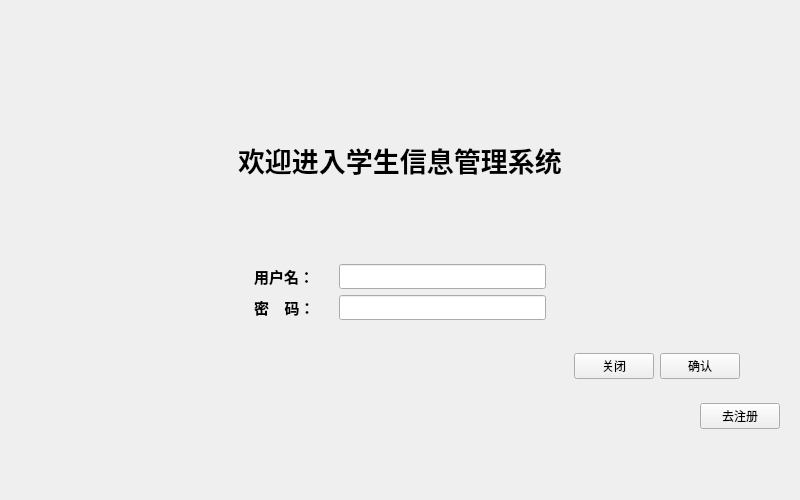
<?xml version="1.0" encoding="UTF-8"?>
<ui version="4.0">
 <class>Welcome_W</class>
 <widget class="QWidget" name="Welcome_W">
  <property name="geometry">
   <rect>
    <x>0</x>
    <y>0</y>
    <width>800</width>
    <height>500</height>
   </rect>
  </property>
  <property name="sizePolicy">
   <sizepolicy hsizetype="Fixed" vsizetype="Fixed">
    <horstretch>0</horstretch>
    <verstretch>0</verstretch>
   </sizepolicy>
  </property>
  <property name="minimumSize">
   <size>
    <width>800</width>
    <height>500</height>
   </size>
  </property>
  <property name="maximumSize">
   <size>
    <width>800</width>
    <height>500</height>
   </size>
  </property>
  <property name="windowTitle">
   <string>学生信息管理系统</string>
  </property>
  <property name="windowIcon">
   <iconset resource="res.qrc">
    <normaloff>:/my_app_ico.ico</normaloff>:/my_app_ico.ico</iconset>
  </property>
  <layout class="QVBoxLayout" name="verticalLayout_3">
   <item>
    <spacer name="verticalSpacer_3">
     <property name="orientation">
      <enum>Qt::Vertical</enum>
     </property>
     <property name="sizeType">
      <enum>QSizePolicy::Fixed</enum>
     </property>
     <property name="sizeHint" stdset="0">
      <size>
       <width>20</width>
       <height>120</height>
      </size>
     </property>
    </spacer>
   </item>
   <item>
    <widget class="QWidget" name="widget" native="true">
     <layout class="QHBoxLayout" name="horizontalLayout">
      <item>
       <spacer name="horizontalSpacer">
        <property name="orientation">
         <enum>Qt::Horizontal</enum>
        </property>
        <property name="sizeHint" stdset="0">
         <size>
          <width>142</width>
          <height>20</height>
         </size>
        </property>
       </spacer>
      </item>
      <item>
       <widget class="QLabel" name="label">
        <property name="font">
         <font>
          <family>华文细黑</family>
          <pointsize>20</pointsize>
          <weight>75</weight>
          <bold>true</bold>
         </font>
        </property>
        <property name="text">
         <string>欢迎进入学生信息管理系统</string>
        </property>
       </widget>
      </item>
      <item>
       <spacer name="horizontalSpacer_2">
        <property name="orientation">
         <enum>Qt::Horizontal</enum>
        </property>
        <property name="sizeHint" stdset="0">
         <size>
          <width>142</width>
          <height>20</height>
         </size>
        </property>
       </spacer>
      </item>
     </layout>
    </widget>
   </item>
   <item>
    <spacer name="verticalSpacer_2">
     <property name="orientation">
      <enum>Qt::Vertical</enum>
     </property>
     <property name="sizeHint" stdset="0">
      <size>
       <width>20</width>
       <height>114</height>
      </size>
     </property>
    </spacer>
   </item>
   <item>
    <widget class="QWidget" name="widget_4" native="true">
     <layout class="QHBoxLayout" name="horizontalLayout_2">
      <item>
       <spacer name="horizontalSpacer_6">
        <property name="orientation">
         <enum>Qt::Horizontal</enum>
        </property>
        <property name="sizeHint" stdset="0">
         <size>
          <width>40</width>
          <height>20</height>
         </size>
        </property>
       </spacer>
      </item>
      <item>
       <widget class="QWidget" name="widget_2" native="true">
        <property name="font">
         <font>
          <family>华文细黑</family>
          <weight>75</weight>
          <bold>true</bold>
         </font>
        </property>
        <layout class="QVBoxLayout" name="verticalLayout">
         <item>
          <widget class="QLabel" name="label_name">
           <property name="font">
            <font>
             <family>Arial Rounded MT Bold</family>
             <pointsize>11</pointsize>
             <weight>75</weight>
             <bold>true</bold>
            </font>
           </property>
           <property name="text">
            <string>用户名：</string>
           </property>
          </widget>
         </item>
         <item>
          <widget class="QLabel" name="label_password">
           <property name="font">
            <font>
             <family>Arial Rounded MT Bold</family>
             <pointsize>11</pointsize>
             <weight>75</weight>
             <bold>true</bold>
             <stylestrategy>PreferAntialias</stylestrategy>
            </font>
           </property>
           <property name="text">
            <string>密    码：</string>
           </property>
          </widget>
         </item>
        </layout>
       </widget>
      </item>
      <item>
       <widget class="QWidget" name="widget_3" native="true">
        <layout class="QVBoxLayout" name="verticalLayout_2">
         <item>
          <widget class="QLineEdit" name="lineEdit_name">
           <property name="font">
            <font>
             <family>Arial Unicode MS</family>
            </font>
           </property>
           <property name="maxLength">
            <number>8</number>
           </property>
          </widget>
         </item>
         <item>
          <widget class="QLineEdit" name="lineEdit_password">
           <property name="font">
            <font>
             <family>Arial Unicode MS</family>
             <weight>75</weight>
             <bold>true</bold>
            </font>
           </property>
           <property name="text">
            <string/>
           </property>
           <property name="maxLength">
            <number>12</number>
           </property>
           <property name="echoMode">
            <enum>QLineEdit::Password</enum>
           </property>
          </widget>
         </item>
        </layout>
       </widget>
      </item>
      <item>
       <spacer name="horizontalSpacer_4">
        <property name="orientation">
         <enum>Qt::Horizontal</enum>
        </property>
        <property name="sizeHint" stdset="0">
         <size>
          <width>40</width>
          <height>20</height>
         </size>
        </property>
       </spacer>
      </item>
     </layout>
    </widget>
   </item>
   <item>
    <widget class="QWidget" name="widget_5" native="true">
     <layout class="QHBoxLayout" name="horizontalLayout_3">
      <item>
       <spacer name="horizontalSpacer_3">
        <property name="orientation">
         <enum>Qt::Horizontal</enum>
        </property>
        <property name="sizeHint" stdset="0">
         <size>
          <width>40</width>
          <height>20</height>
         </size>
        </property>
       </spacer>
      </item>
      <item>
       <widget class="QPushButton" name="btn_close">
        <property name="font">
         <font>
          <family>华文细黑</family>
         </font>
        </property>
        <property name="text">
         <string>关闭</string>
        </property>
       </widget>
      </item>
      <item>
       <widget class="QPushButton" name="btn_accept">
        <property name="font">
         <font>
          <family>华文细黑</family>
          <pointsize>9</pointsize>
          <weight>50</weight>
          <bold>false</bold>
         </font>
        </property>
        <property name="text">
         <string>确认</string>
        </property>
       </widget>
      </item>
      <item>
       <spacer name="horizontalSpacer_5">
        <property name="orientation">
         <enum>Qt::Horizontal</enum>
        </property>
        <property name="sizeType">
         <enum>QSizePolicy::Fixed</enum>
        </property>
        <property name="sizeHint" stdset="0">
         <size>
          <width>40</width>
          <height>20</height>
         </size>
        </property>
       </spacer>
      </item>
     </layout>
    </widget>
   </item>
   <item>
    <widget class="QWidget" name="widget_6" native="true">
     <layout class="QHBoxLayout" name="horizontalLayout_4">
      <item>
       <spacer name="horizontalSpacer_7">
        <property name="orientation">
         <enum>Qt::Horizontal</enum>
        </property>
        <property name="sizeHint" stdset="0">
         <size>
          <width>40</width>
          <height>20</height>
         </size>
        </property>
       </spacer>
      </item>
      <item>
       <widget class="QPushButton" name="register_2">
        <property name="font">
         <font>
          <family>华文细黑</family>
          <pointsize>9</pointsize>
          <weight>50</weight>
          <bold>false</bold>
         </font>
        </property>
        <property name="text">
         <string>去注册</string>
        </property>
       </widget>
      </item>
     </layout>
    </widget>
   </item>
   <item>
    <spacer name="verticalSpacer">
     <property name="orientation">
      <enum>Qt::Vertical</enum>
     </property>
     <property name="sizeHint" stdset="0">
      <size>
       <width>20</width>
       <height>114</height>
      </size>
     </property>
    </spacer>
   </item>
  </layout>
 </widget>
 <resources>
  <include location="res.qrc"/>
 </resources>
 <connections/>
</ui>
